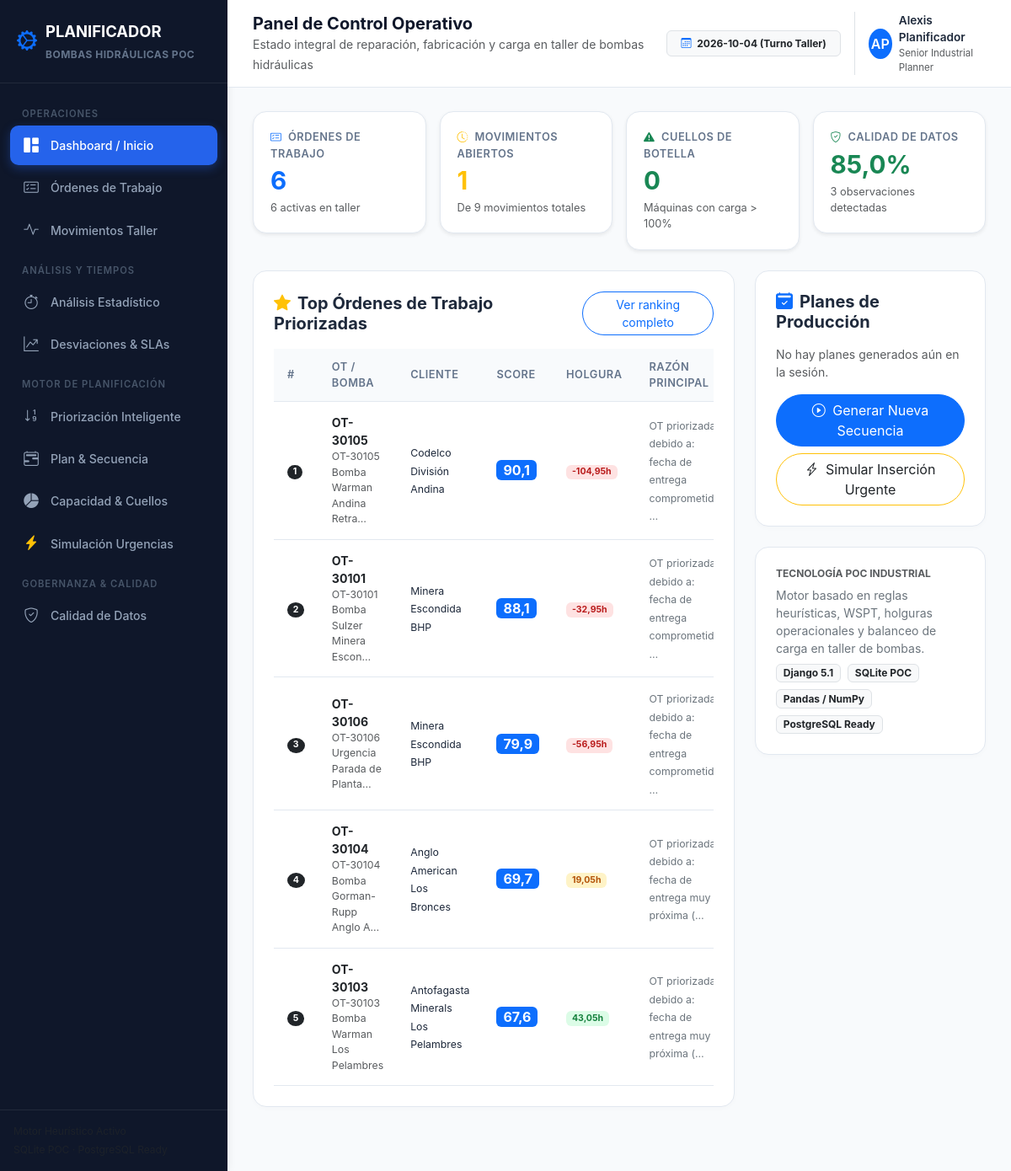
Before: / with the older database file.
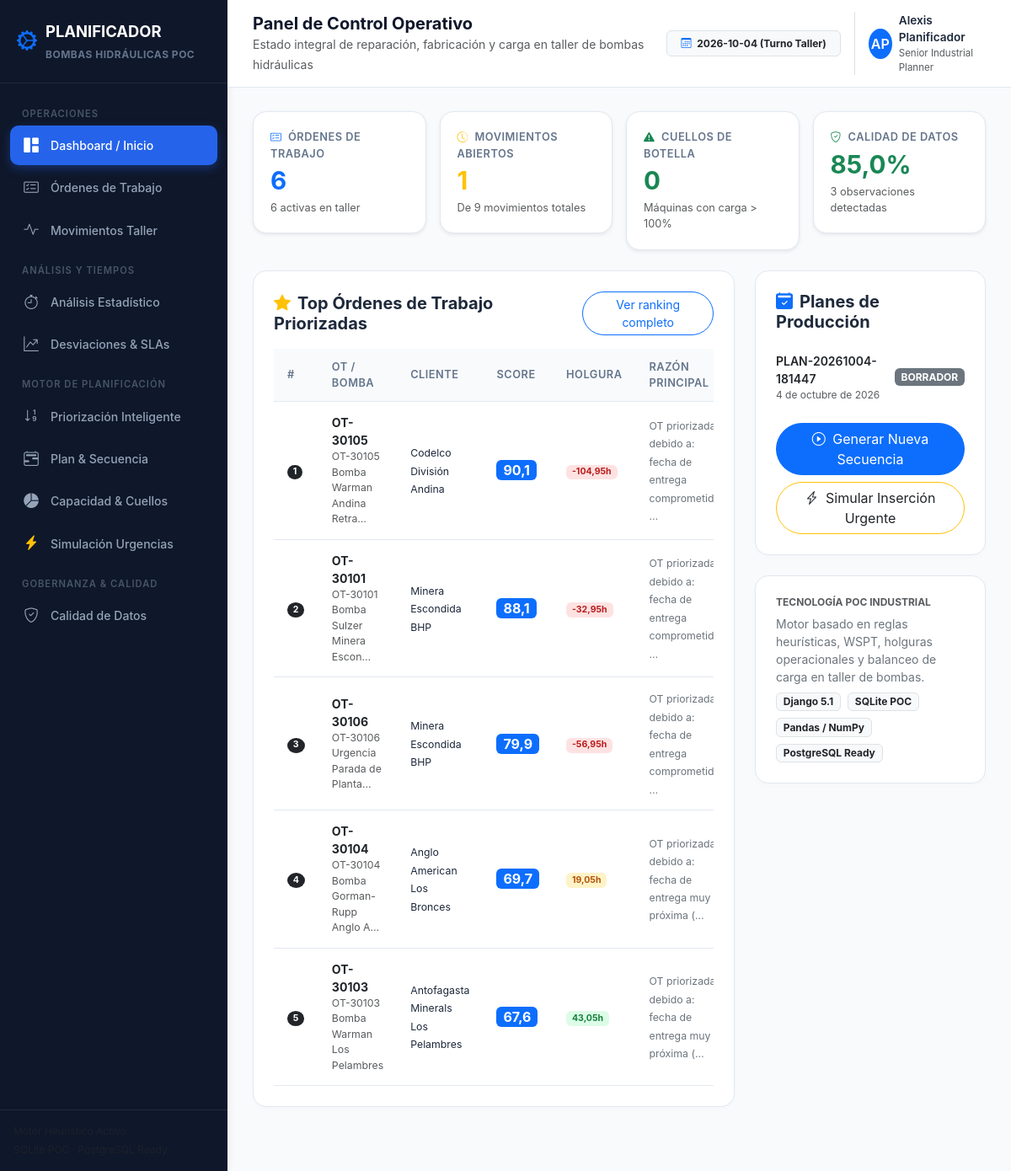
After: the same page with the newer database file.
### planning/models.py (models this page shows, shortened)
class MCTOrdenTrabajo(models.Model):
    idordentrabajo = models.BigIntegerField(primary_key=True, db_column='idordentrabajo')
    idcliente = models.ForeignKey(MCTCliente, on_delete=models.DO_NOTHING, db_column='idcliente', null=True, blank=True, db_constraint=False)
    idproducto = models.ForeignKey(MCTProducto, on_delete=models.DO_NOTHING, db_column='idproducto', null=True, blank=True, db_constraint=False)
    idcotizacion = models.BigIntegerField(null=True, blank=True, db_column='idcotizacion')
    idtipoorden = models.BigIntegerField(null=True, blank=True, db_column='idtipoorden')
    nombreordentrabajo = models.CharField(max_length=255, null=True, blank=True, db_column='nombreordentrabajo')
    ordencompra = models.BigIntegerField(null=True, blank=True, db_column='ordencompra')
    fecharecepcion = models.DateTimeField(null=True, blank=True, db_column='fecharecepcion')
    fechaentrega = models.DateTimeField(null=True, blank=True, db_column='fechaentrega')
    fechasolicitudentrega = models.DateTimeField(null=True, blank=True, db_column='fechasolicitudentrega')
    idusuario = models.BigIntegerField(null=True, blank=True, db_column='idusuario')
    idestadoorden = models.ForeignKey(MCTEstadoOrden, on_delete=models.DO_NOTHING, db_column='idestadoorden', null=True, blank=True, db_constraint=False)
    prioridad = models.BigIntegerField(default=1, db_column='prioridad')  # Escala comercial 1 a 5
    idfamilia = models.BigIntegerField(null=True, blank=True, db_column='idfamilia')
    fechacreacion = models.DateTimeField(null=True, blank=True, db_column='fechacreacion')
    usuariocreacion = models.CharField(max_length=100, null=True, blank=True, db_column='usuariocreacion')
    class Meta:
        managed = False
        db_table = 'mct_ordentrabajo'
        verbose_name = 'Orden de Trabajo'
        verbose_name_plural = 'Órdenes de Trabajo'

class MCTCliente(models.Model):
    idcliente = models.BigIntegerField(primary_key=True, db_column='idcliente')
    rut = models.CharField(max_length=20, null=True, blank=True, db_column='rut')
    digito = models.CharField(max_length=2, null=True, blank=True, db_column='digito')
    nombrecliente = models.CharField(max_length=255, db_column='nombrecliente')
    telefono = models.CharField(max_length=50, null=True, blank=True, db_column='telefono')
    direccion = models.CharField(max_length=255, null=True, blank=True, db_column='direccion')
    email = models.CharField(max_length=100, null=True, blank=True, db_column='email')
    estado = models.BigIntegerField(default=1, db_column='estado')
    class Meta:
        managed = False
        db_table = 'mct_cliente'
        verbose_name = 'Cliente'
        verbose_name_plural = 'Clientes'

class PocPlanificacion(models.Model):
    ESTADOS = [
        ('BORRADOR', 'Borrador / Propuesta'),
        ('APROBADA', 'Aprobada por Planificador'),
        ('MODIFICADA', 'Modificada por Planificador'),
        ('RECHAZADA', 'Rechazada por Planificador'),
    ]
    codigo = models.CharField(max_length=50, unique=True)
    fecha_planificacion = models.DateField(default=timezone.now)
    descripcion = models.TextField(blank=True, default='')
    estado = models.CharField(max_length=20, choices=ESTADOS, default='BORRADOR')
    observaciones = models.TextField(blank=True, default='')
    created_at = models.DateTimeField(auto_now_add=True)
    class Meta:
        db_table = 'poc_planificacion'
        verbose_name = 'Planificación POC'
        verbose_name_plural = 'Planificaciones POC'

### quality/views.py (the view)
# urls.py: path('', dashboard_home, name='dashboard_home'),
def dashboard_home(request):
    total_ots = MCTOrdenTrabajo.objects.count()
    ots_activas = MCTOrdenTrabajo.objects.filter(idestadoorden__in=[1, 2, 3]).count()
    total_movimientos = MCTMovimientoOrdenTrabajo.objects.count()
    movimientos_abiertos = MCTMovimientoOrdenTrabajo.objects.filter(estadoactividad=1).count()
    cuellos_info = detect_bottlenecks()
    ranked_ots = prioritize_all_ots()
    top_prioritarias = ranked_ots[:5]
    planes_recientes = PocPlanificacion.objects.all().order_by('-created_at')[:4]
    audit_data = run_data_quality_audit()
    context = {
        'total_ots': total_ots,
        'ots_activas': ots_activas,
        'total_movimientos': total_movimientos,
        'movimientos_abiertos': movimientos_abiertos,
        'cuellos_info': cuellos_info,
        'top_prioritarias': top_prioritarias,
        'planes_recientes': planes_recientes,
        'calidad_pct': audit_data['porcentaje_calidad'],
        'anomalias_count': audit_data['total_anomalias_detectadas'],
    }
    return render(request, 'quality/dashboard_home.html', context)

### templates/quality/dashboard_home.html (shortened to what this page needs)
{% extends 'base.html' %}
{% block page_heading %}Panel de Control Operativo{% endblock %}
{% block page_subheading %}Estado integral de reparación, fabricación y carga en taller de bombas hidráulicas{% endblock %}
{% block content %}
<div class="row g-3 mb-4">
    <div class="col-md-3">
        <div class="kpi-card shadow-sm">
            <div class="kpi-title"><i class="bi bi-card-checklist me-1 text-primary"></i> Órdenes de Trabajo</div>
            <div class="kpi-value text-primary">{{ total_ots }}</div>
            <div class="kpi-subtext text-muted">{{ ots_activas }} activas en taller</div>
        </div>
    </div>
    <div class="col-md-3">
        <div class="kpi-card shadow-sm">
            <div class="kpi-title"><i class="bi bi-clock-history me-1 text-warning"></i> Movimientos Abiertos</div>
            <div class="kpi-value text-warning">{{ movimientos_abiertos }}</div>
            <div class="kpi-subtext text-muted">De {{ total_movimientos }} movimientos totales</div>
        </div>
    </div>
    <div class="col-md-3">
        <div class="kpi-card shadow-sm">
            <div class="kpi-title"><i class="bi bi-exclamation-triangle-fill me-1 {% if cuellos_info.hay_cuellos %}text-danger{% else %}text-success{% endif %}"></i> Cuellos de Botella</div>
            <div class="kpi-value {% if cuellos_info.hay_cuellos %}text-danger{% else %}text-success{% endif %}">
                {{ cuellos_info.cantidad_saturadas }}
            </div>
            <div class="kpi-subtext text-muted">Máquinas con carga &gt; 100%</div>
        </div>
    </div>
    <div class="col-md-3">
        <div class="kpi-card shadow-sm">
            <div class="kpi-title"><i class="bi bi-shield-check me-1 text-success"></i> Calidad de Datos</div>
            <div class="kpi-value text-success">{{ calidad_pct }}%</div>
            <div class="kpi-subtext text-muted">{{ anomalias_count }} observaciones detectadas</div>
        </div>
    </div>
</div>
<div class="row g-4 mb-4">
    <div class="col-lg-8">
        <div class="modern-card">
            <div class="d-flex justify-content-between align-items-center mb-3">
                <h5 class="fw-bold m-0"><i class="bi bi-star-fill text-warning me-2"></i>Top Órdenes de Trabajo Priorizadas</h5>
                <a href="{% url 'scheduling_priorizacion' %}" class="btn btn-sm btn-outline-primary rounded-pill">Ver ranking completo</a>
            </div>
            <div class="table-responsive">
                <table class="table-modern">
                    <thead>
                        <tr>
                            <th>#</th>
                            <th>OT / Bomba</th>
                            <th>Cliente</th>
                            <th>Score</th>
                            <th>Holgura</th>
                            <th>Razón Principal</th>
                        </tr>
                    </thead>
                    <tbody>
                        {% for item in top_prioritarias %}
                        <tr>
                            <td><span class="badge bg-dark rounded-circle">{{ item.posicion }}</span></td>
                            <td>
                                <a href="{% url 'planning_orden_detail' item.idordentrabajo %}" class="fw-bold text-decoration-none text-dark">
                                    OT-{{ item.idordentrabajo }}
                                </a>
                                <div class="text-muted small">{{ item.nombreordentrabajo|truncatechars:35 }}</div>
                            </td>
                            <td><span class="small">{{ item.cliente }}</span></td>
                            <td>
                                <span class="badge bg-primary fs-6 px-2 py-1">{{ item.score_total }}</span>
                            </td>
                            <td>
                                {% if item.datos_base.holgura_horas <= 0 %}
                                    <span class="badge badge-danger">{{ item.datos_base.holgura_horas }}h</span>
                                {% elif item.datos_base.holgura_horas <= 24 %}
                                    <span class="badge badge-warning">{{ item.datos_base.holgura_horas }}h</span>
                                {% else %}
                                    <span class="badge badge-success">{{ item.datos_base.holgura_horas }}h</span>
                                {% endif %}
                            </td>
                            <td>
                                <span class="small text-secondary">{{ item.explicacion|truncatechars:55 }}</span>
                            </td>
                        </tr>
                        {% empty %}
                        <tr>
                            <td colspan="7" class="text-center text-muted py-3">No hay órdenes registradas.</td>
                        </tr>
                        {% endfor %}
                    </tbody>
                </table>
            </div>
        </div>
    </div>
    <div class="col-lg-4">
        <div class="modern-card">
            <h5 class="fw-bold mb-3"><i class="bi bi-calendar2-check-fill text-primary me-2"></i>Planes de Producción</h5>
            {% if planes_recientes %}
                <ul class="list-group list-group-flush mb-3">
                    {% for p in planes_recientes %}
                    <li class="list-group-item px-0 py-2 d-flex justify-content-between align-items-center">
                        <div>
                            <div class="fw-semibold small">{{ p.codigo }}</div>
                            <div class="text-muted" style="font-size: 0.75rem;">{{ p.fecha_planificacion }}</div>
                        </div>
                        <span class="badge {% if p.estado == 'APROBADA' %}bg-success{% elif p.estado == 'RECHAZADA' %}bg-danger{% else %}bg-secondary{% endif %}">
                            {{ p.estado }}
                        </span>
                    </li>
                    {% endfor %}
                </ul>
            {% else %}
                <p class="text-muted small">No hay planes generados aún en la sesión.</p>
            {% endif %}
            <div class="d-grid gap-2 mt-3">
                <a href="{% url 'scheduling_plan' %}" class="btn btn-primary rounded-pill">
                    <i class="bi bi-play-circle me-1"></i> Generar Nueva Secuencia
                </a>
                <a href="{% url 'scheduling_simulacion' %}" class="btn btn-outline-warning text-dark rounded-pill">
                    <i class="bi bi-lightning-charge me-1"></i> Simular Inserción Urgente
                </a>
            </div>
        </div>
        <div class="modern-card">
            <h6 class="fw-bold text-muted text-uppercase mb-2" style="font-size: 0.75rem;">Tecnología POC Industrial</h6>
            <div class="small text-secondary mb-2">
                Motor basado en reglas heurísticas, WSPT, holguras operacionales y balanceo de carga en taller de bombas.
            </div>
            <div class="d-flex gap-2 flex-wrap">
                <span class="badge bg-light text-dark border">Django 5.1</span>
                <span class="badge bg-light text-dark border">SQLite POC</span>
                <span class="badge bg-light text-dark border">Pandas / NumPy</span>
                <span class="badge bg-light text-dark border">PostgreSQL Ready</span>
            </div>
        </div>
    </div>
</div>
{% endblock %}

Changed rows visible on the page:
added PocPlanificacion: codigo "PLAN-20261004-181447", fecha_planificacion "4 de octubre de 2026", estado "BORRADOR"
Other visible differences:
text no longer shown: "No hay planes generados aún en la sesión."
